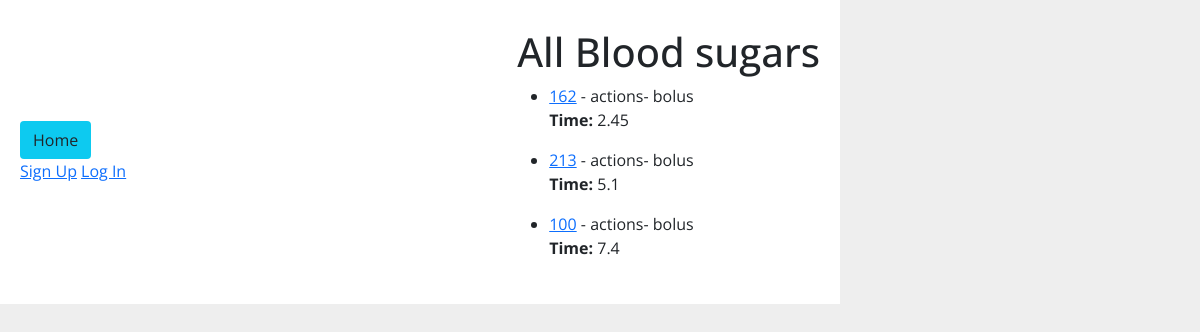
Before: /bs with the older database file.
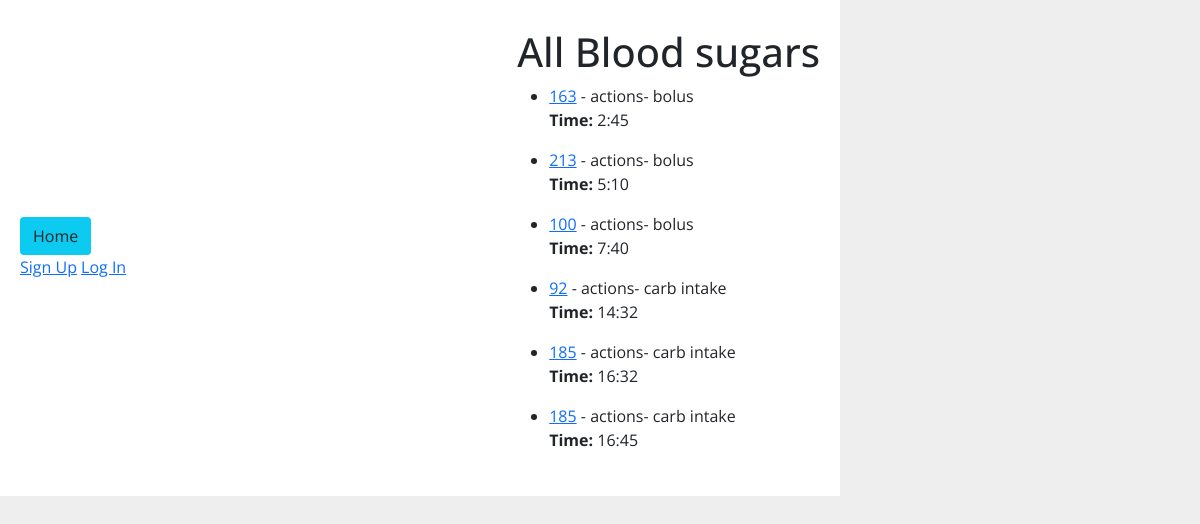
After: the same page with the newer database file.
### bs_track/models.py (models this page shows)
class Bloodsugar(db.Model):
    id = col(db.Integer, primary_key=True)
    bs = col(db.Integer, nullable=False)
    time = col(db.String(6), nullable=False)
    act = col(db.Enum(ACTIONTYPES), default=ACTIONTYPES.BOLUS)
    created_by_id = db.Column(db.Integer, db.ForeignKey("user.id"))
    created_by = rel("User")

### bs_track/bs/routes.py (the view)
@routes.route('/bs')
def index():
    all_bs = Bloodsugar.query.all()
    acts = Action.query.all()
    return render_template('all_bs.html', all_bs=all_bs, acts=acts)

### bs_track/utils.py (called while the page is built)
    def __str__(self):
        return str(self.value)

### bs_track/templates/all_bs.html
{% extends 'base.html' %}
{% block content %}
<div>
<h1>All Blood sugars </h1>
<ul>
    {% for bs in all_bs %}
        <li class="bs">
            <a href="/bs/{{ bs.id }}">{{ bs.bs }}</a> -
            actions- {{ bs.act }}
            <p><strong>Time:</strong> {{ bs.time }}</p>
        </li>
    {% endfor %}
</ul>
</div>
{% endblock %}

Changed rows visible on the page:
changed Bloodsugar (number 1 of 6 on the later page): bs "162" → "163"; time "2.45" → "2:45"
changed Bloodsugar (number 2 of 6 on the later page): time "5.1" → "5:10"
changed Bloodsugar (number 3 of 6 on the later page): time "7.4" → "7:40"
added Bloodsugar: bs "92", act "carb intake", time "14:32"
added Bloodsugar: bs "185", act "carb intake", time "16:32"
added Bloodsugar: bs "185", act "carb intake", time "16:45"
